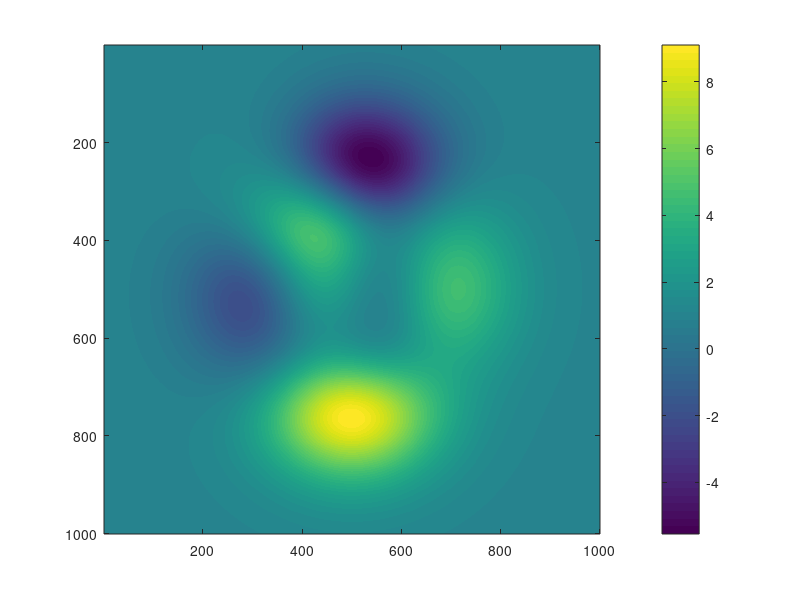

This figure's MATLAB source: (Note: this script raises an error after producing the figure.)
%% |crameri| documentation
% |crameri| returns perceptually-uniform scientific colormaps created
% by <http://www.fabiocrameri.ch/colourmaps.php Fabio Crameri>. 
% 
% <<crameri7.0_reduced.png>> 
%
%% Syntax 
% 
%  crameri 
%  cmap = crameri('ColormapName') 
%  cmap = crameri('-ColormapName') 
%  cmap = crameri(...,NLevels)
%  cmap = crameri(...,'pivot',PivotValue) 
%  crameri(...)
% 
%% Description 
% 
% |crameri| without any inputs displays the options for colormaps. 
% 
% |cmap = crameri('ColormapName')| returns a 256x3 colormap. For a visual
% depiction of valid colormap names, type |crameri|. 
%
% |cmap = crameri('-ColormapName')| a minus sign preceeding any |ColormapName| flips the
% order of the colormap. 
%
% |cmap = crameri(...,NLevels)| specifies a number of levels in the colormap. Default
% value is |256|. 
%
% |cmap = crameri(...,'pivot',PivotValue)| centers a diverging colormap such that white 
% corresponds to a given value and maximum extents are set using current caxis limits. 
% If no |PivotValue| is set, |0| is assumed. 
%
% |crameri(...)| without any outputs sets the current colormap to the current axes.  
% 
%% Examples 
% Using this sample plot: 

imagesc(peaks(1000)+1)
colorbar

%% 
% Set the colormap to 'devon': 

crameri devon

%% 
% Same as above, but with an inverted devon colormap: 

crameri -devon

%%
% Set the colormap to a 12-level 'hawaii': 

crameri('hawaii',12)

%% 
% Get the RGB values of a 5-level buda colormap: 

RGB = crameri(' buda',5)

%%
% Some of the values in the image are below zero and others are above. If this dataset represents
% anomalies, perhaps a diverging colormap is more appropriate: 

crameri('cork') 

%%
% It's unlikely that 1.7776 is an interesting value about which the data values 
% diverge.  If you want to center the colormap on zero you can either change 
% the color axis limits using |caxis|, or you can keep the current color axis
% limits by simply including the |'pivot'| option when you call |crameri|:  

crameri('cork','pivot',0) 

%% 
% For a final example, topography. Topography is a special case because it's usually
% important to clearly distinguish between land and ocean, but we still want a linear
% relationship between the perceived color and elevation. A typical divergent colormap
% like |cork| or |vik| might draw the eye toward the general direction of coastlines, but
% would not provide a clear definition between land and ocean, so the |crameri| colormaps
% include |'oleron'|, which is designed specifically for topography. Below I'm using
% my <https://www.mathworks.com/matlabcentral/fileexchange/49065-shadem |shadem|> 
% function to apply relief shading. 

load topo

figure
imagesc(topolonlim,topolatlim,topo) 
axis xy 
cb = colorbar; 
ylabel(cb,'elevation') 

shadem(-11,[225 83]) 
crameri('oleron','pivot') 

%% Citing this colormap: 
% Please acknowledge the free use of these colormaps by citing
% 
% Crameri, F. (2018). Scientific colour-maps. Zenodo. <http://doi.org/10.5281/zenodo.1243862>
% 
% Crameri, F. (2018), Geodynamic diagnostics, scientific visualisation and 
% StagLab 3.0, Geosci. Model Dev., 11, 2541-2562, doi:10.5194/gmd-11-2541-2018.
% 
% For more on choosing effective and accurate colormaps for science, be sure
% to enjoy this fine beach reading: 
% 
% Thyng, K.M., C.A. Greene, R.D. Hetland, H.M. Zimmerle, and S.F. DiMarco. 2016. True 
% colors of oceanography: Guidelines for effective and accurate colormap selection. 
% Oceanography 29(3):9-13, <http://dx.doi.org/10.5670/oceanog.2016.66>.
% 
%% Author Info 
% This function and supportind documentation were written by Chad A. Greene of the University of Texas
% Institute for Geophysics (UTIG), August 2018, using Fabio Crameri's 
% scientific colormaps, version 7.0. <http://www.fabiocrameri.ch/colourmaps.php>